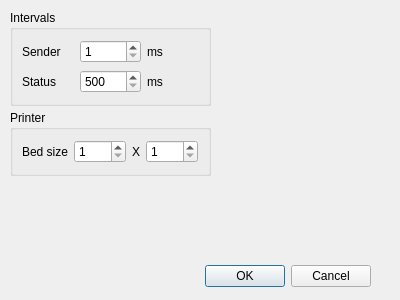
<?xml version="1.0" encoding="UTF-8"?>
<ui version="4.0">
 <class>SettingsWindow</class>
 <widget class="QDialog" name="SettingsWindow">
  <property name="geometry">
   <rect>
    <x>0</x>
    <y>0</y>
    <width>400</width>
    <height>300</height>
   </rect>
  </property>
  <property name="windowTitle">
   <string>Settings</string>
  </property>
  <widget class="QDialogButtonBox" name="buttonBox">
   <property name="geometry">
    <rect>
     <x>30</x>
     <y>260</y>
     <width>341</width>
     <height>32</height>
    </rect>
   </property>
   <property name="orientation">
    <enum>Qt::Horizontal</enum>
   </property>
   <property name="standardButtons">
    <set>QDialogButtonBox::Cancel|QDialogButtonBox::Ok</set>
   </property>
  </widget>
  <widget class="QGroupBox" name="intervalsGroup">
   <property name="geometry">
    <rect>
     <x>10</x>
     <y>10</y>
     <width>201</width>
     <height>96</height>
    </rect>
   </property>
   <property name="title">
    <string>Intervals</string>
   </property>
   <layout class="QGridLayout" name="gridLayout">
    <item row="0" column="0">
     <widget class="QLabel" name="label">
      <property name="text">
       <string>Sender</string>
      </property>
     </widget>
    </item>
    <item row="0" column="1">
     <widget class="QSpinBox" name="senderbox">
      <property name="toolTip">
       <string>A good default is 5, lower = fater, higher = less CPU load</string>
      </property>
      <property name="toolTipDuration">
       <number>-1</number>
      </property>
      <property name="minimum">
       <number>1</number>
      </property>
      <property name="maximum">
       <number>999</number>
      </property>
     </widget>
    </item>
    <item row="0" column="2">
     <widget class="QLabel" name="label_3">
      <property name="text">
       <string>ms</string>
      </property>
     </widget>
    </item>
    <item row="1" column="0">
     <widget class="QLabel" name="label_2">
      <property name="text">
       <string>Status</string>
      </property>
     </widget>
    </item>
    <item row="1" column="1">
     <widget class="QSpinBox" name="statusbox">
      <property name="toolTip">
       <string>A good default is 5000. More = less interruptions, less = better temperature monitoring</string>
      </property>
      <property name="toolTipDuration">
       <number>-1</number>
      </property>
      <property name="minimum">
       <number>500</number>
      </property>
      <property name="maximum">
       <number>99999</number>
      </property>
     </widget>
    </item>
    <item row="1" column="2">
     <widget class="QLabel" name="label_4">
      <property name="text">
       <string>ms</string>
      </property>
     </widget>
    </item>
   </layout>
  </widget>
  <widget class="QGroupBox" name="groupBox">
   <property name="geometry">
    <rect>
     <x>10</x>
     <y>110</y>
     <width>201</width>
     <height>66</height>
    </rect>
   </property>
   <property name="title">
    <string>Printer</string>
   </property>
   <layout class="QGridLayout" name="gridLayout_2">
    <item row="0" column="2">
     <widget class="QLabel" name="label_6">
      <property name="text">
       <string>X</string>
      </property>
     </widget>
    </item>
    <item row="0" column="1">
     <widget class="QSpinBox" name="bedxbox">
      <property name="minimum">
       <number>1</number>
      </property>
      <property name="maximum">
       <number>9999</number>
      </property>
     </widget>
    </item>
    <item row="0" column="0">
     <widget class="QLabel" name="label_5">
      <property name="text">
       <string>Bed size</string>
      </property>
     </widget>
    </item>
    <item row="0" column="3">
     <widget class="QSpinBox" name="bedybox">
      <property name="minimum">
       <number>1</number>
      </property>
      <property name="maximum">
       <number>9999</number>
      </property>
     </widget>
    </item>
   </layout>
  </widget>
 </widget>
 <resources/>
 <connections>
  <connection>
   <sender>buttonBox</sender>
   <signal>accepted()</signal>
   <receiver>SettingsWindow</receiver>
   <slot>accept()</slot>
   <hints>
    <hint type="sourcelabel">
     <x>248</x>
     <y>254</y>
    </hint>
    <hint type="destinationlabel">
     <x>157</x>
     <y>274</y>
    </hint>
   </hints>
  </connection>
  <connection>
   <sender>buttonBox</sender>
   <signal>rejected()</signal>
   <receiver>SettingsWindow</receiver>
   <slot>reject()</slot>
   <hints>
    <hint type="sourcelabel">
     <x>316</x>
     <y>260</y>
    </hint>
    <hint type="destinationlabel">
     <x>286</x>
     <y>274</y>
    </hint>
   </hints>
  </connection>
 </connections>
</ui>
